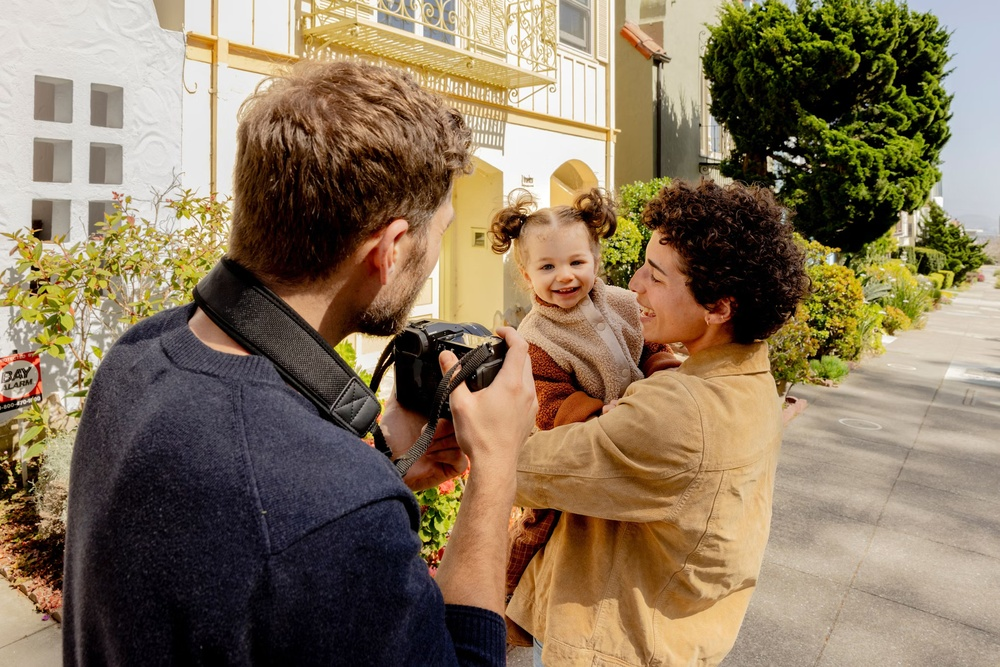
#> input picture example3.jpg, 1000 x 667 px, shrunk from 2070 x 1381 before the run, found by its file name
$ python 'edge detection and filtering.py'   (older library calls are emulated)
#> lines starting #> are read from the running program, lines starting #| are printed output that depends on the picture
import cv2
import numpy as np
import matplotlib.pyplot as plt

def display_image(title , image):
    plt.figure(figsize=(8,8))
    if len(image.shape) == 2:
        plt.imshow(image, cmap="grey")
    else:
        plt.imshow(cv2.cvtColor(image , cv2.COLOR_BGR2RGB))
    plt.title(title)
    plt.axis("off")
    plt.show()

def interactive_edge_detection(image_path):
#> called with image_path = 'example3.jpg'
    image = cv2.imread(image_path)
#> image is the input picture: shape (667, 1000, 3); mean B, G, R 92.9, 117.6, 135.7
    if image is None:
        print("Error: Image not found")
        return
    gray_image = cv2.cvtColor(image , cv2.COLOR_BGR2GRAY)
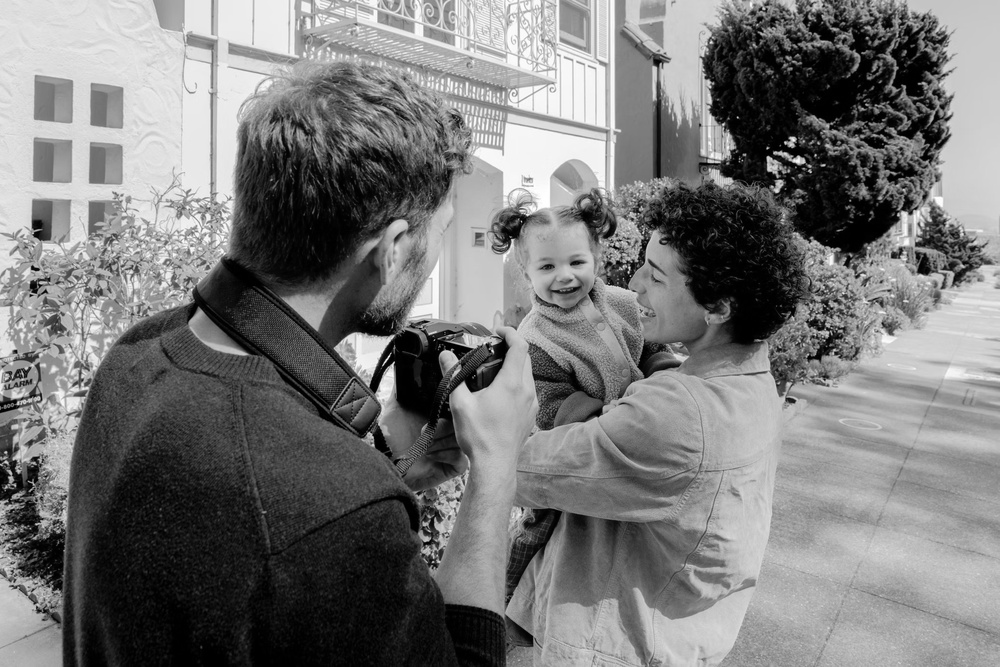
#> gray_image: shape (667, 1000); min 0, max 255, mean 120.2
    display_image("Originial grayscale image" , gray_image)

    print("Select an option:")
    print("1. Sobel Edge detection")
    print("2. Canny Edge detection")
    print("3. Laplacian Edge Detection")
    print("4. Gaussian smoothing")
    print("5. Median filtering")
    print("6. Exit")

    while True:
        choice = input("Enter your choice 1-6")

        if choice == "1":
            soblex = cv2.Sobel(gray_image , cv2.CV_64F , 1 , 0 , ksize=3)
            sobley = cv2.Sobel(gray_image , cv2.CV_64F , 0 , 1 , ksize=3)
            combined_soble = cv2.bitwise_or(soblex.astype(np.uint8), sobley.astype(np.uint8))
            display_image("Sobel edge detection" , combined_soble)
        elif choice == "2":
            print("Adjust thresholds for Canny (Default: 100 and 200)")
            lower_thresh = int(input("Enter lower threshold: "))
            upper_thresh = int(input("Enter Upper threshold: "))
            edges = cv2.Canny(gray_image , lower_thresh , upper_thresh)
            display_image("Canny edge detection" , edges)
        elif choice == "3":
            laplacian = cv2.Laplacian(gray_image , cv2.CV_64F)
            display_image("Laplacian edge detection" , np.abs(laplacian).astype(np.uint8))
        elif choice == "4":
            print("Adjust kernal size for median filtering (must be odd , default:5)")
            kernel_size = int(input("Enter kernel size(odd numbers only):"))
            blurred = cv2.GaussianBlur(image , (kernel_size , kernel_size), 0)
            display_image("Gaussian smoothed image" , blurred)

        elif choice == "5":
            print("Adjust kernal size for median filtering (must be odd , default:5)")
            kernel_size = int(input("Enter kernel size(odd numbers only):"))
            median_filtered = cv2.medianBlur(image , kernel_size)
            display_image("Display gaussian blurred image" , median_filtered)

        elif choice == "6":
            print("Exiting")
            break

        else:
            print("Invalid choice , please enter a number between 1 and 6")
#> this loop made 7 passes; the answer given on pass 1: 1
#> pass 1, in interactive_edge_detection, `soblex = cv2.Sobel(gray_image , cv2.CV_64F , 1 , 0 , ksize=3)`:
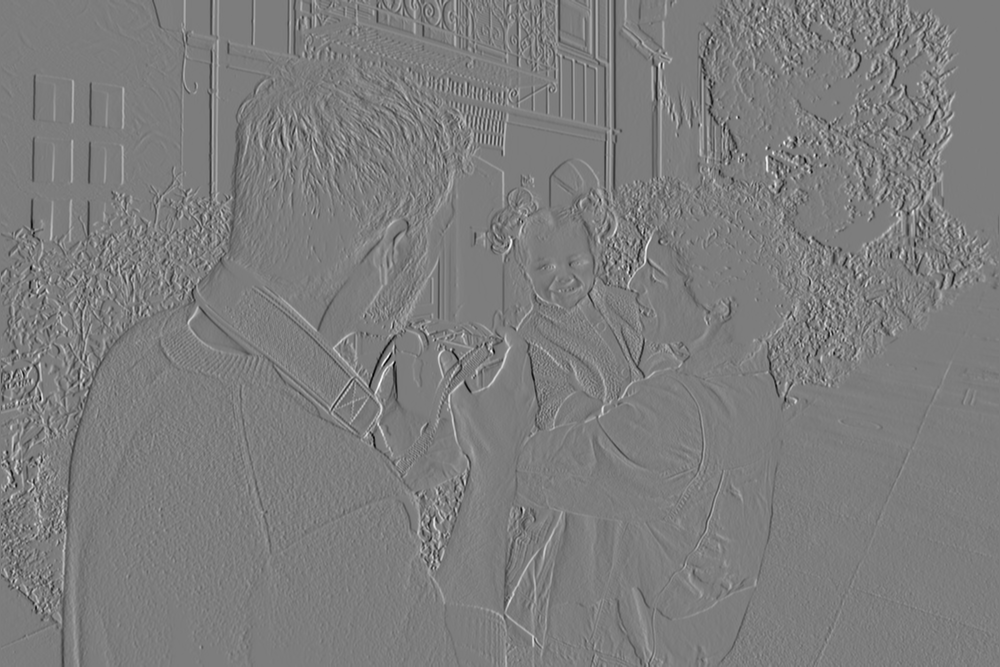
#> soblex: shape (667, 1000) float64; min -798, max 826, mean 0; drawn with min black and max white
#> pass 1, in interactive_edge_detection, `sobley = cv2.Sobel(gray_image , cv2.CV_64F , 0 , 1 , ksize=3)`:
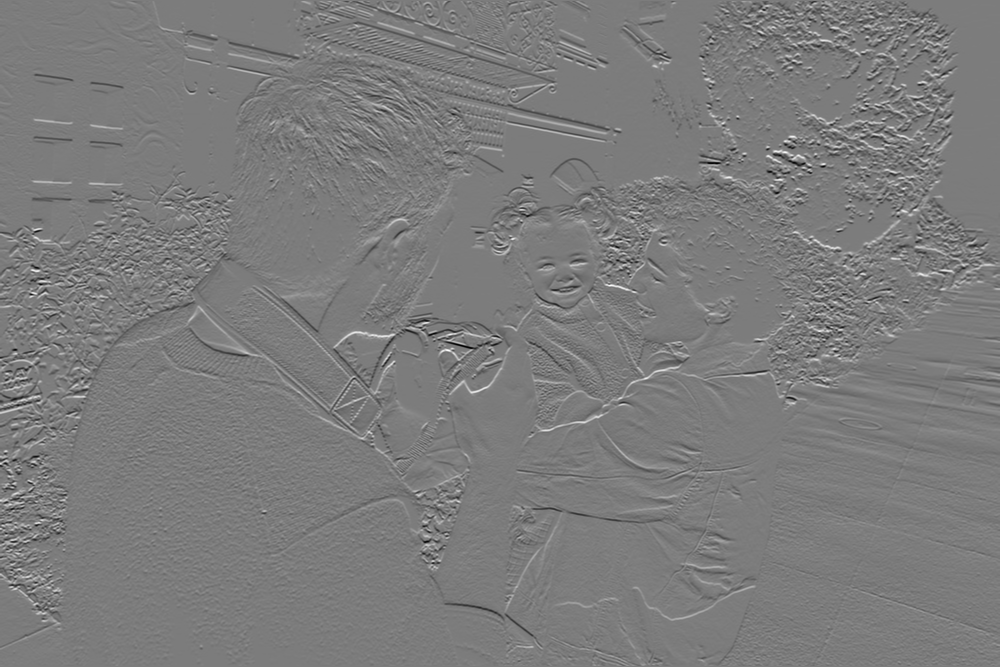
#> sobley: shape (667, 1000) float64; min -793, max 832, mean -1.2; drawn with min black and max white
#> pass 1, in interactive_edge_detection, `combined_soble = cv2.bitwise_or(soblex.astype(np.uint8), sobley.astype..`:
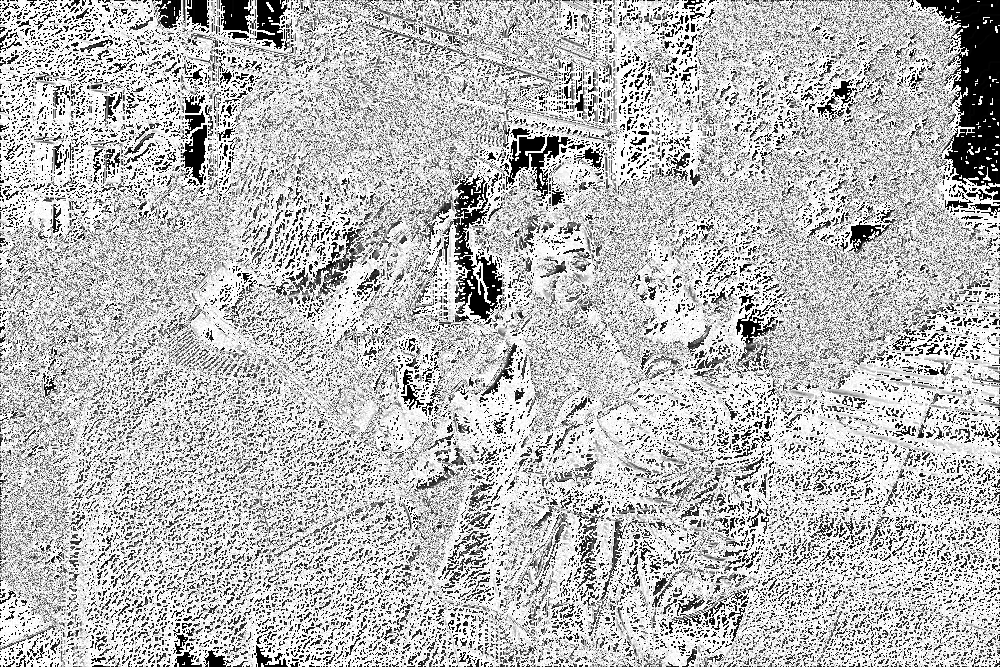
#> combined_soble: shape (667, 1000); min 0, max 255, mean 186.3

#> (the run stopped early here; a loop or call above may not have finished)

$ run again, with example2.jpg copied over example3.jpg
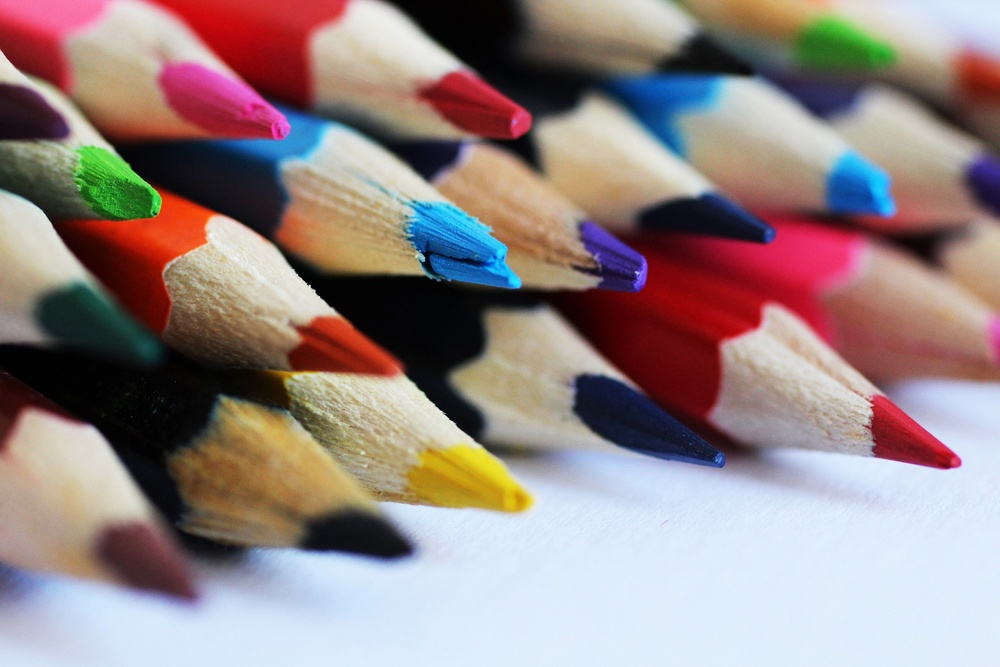
#> input picture example2.jpg, 1000 x 667 px, shrunk from 1920 x 1280 before the run, found by its file name
#> in interactive_edge_detection, image is the input picture: shape (667, 1000, 3); mean B, G, R 132, 133, 149.9
#> the loop in interactive_edge_detection, `while True:` made 7 passes; the answer given on pass 1: 1
#> pass 1, in interactive_edge_detection, `sobley = cv2.Sobel(gray_image , cv2.CV_64F , 0 , 1 , ksize=3)`:
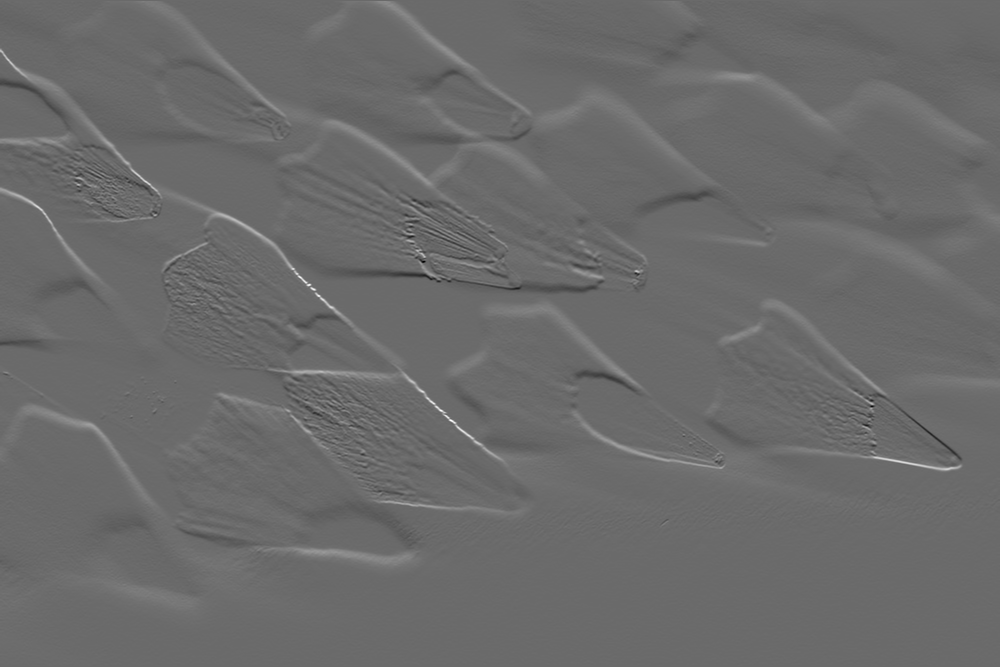
#> sobley: shape (667, 1000) float64; min -600, max 830, mean 1.1; drawn with min black and max white
#> pass 1, in interactive_edge_detection, `combined_soble = cv2.bitwise_or(soblex.astype(np.uint8), sobley.astype..`:
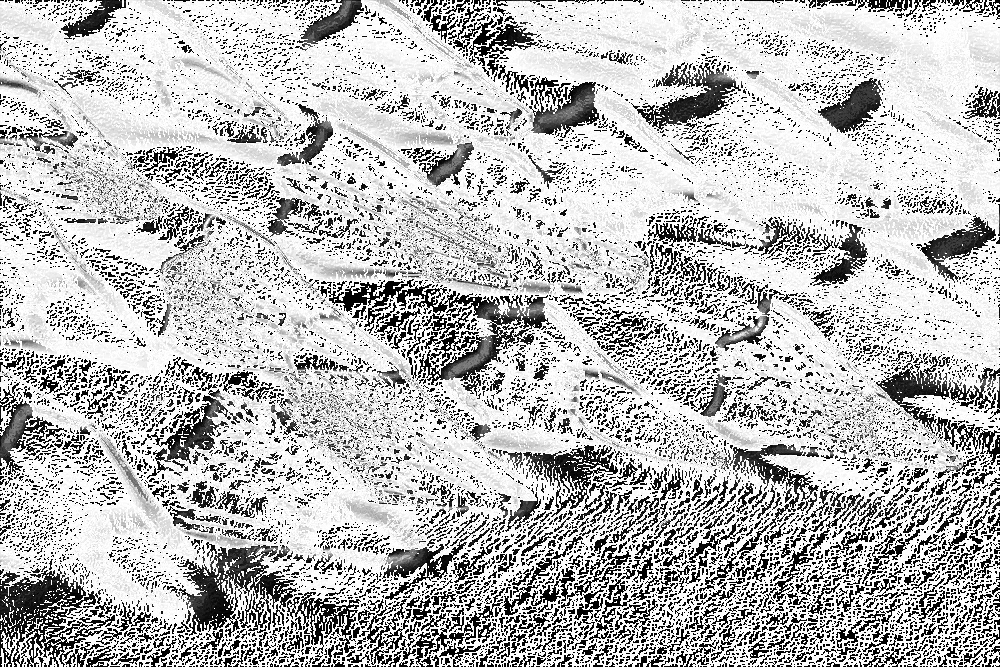
#> combined_soble: shape (667, 1000); min 0, max 255, mean 186.7

$ run again, with example.jpg copied over example3.jpg
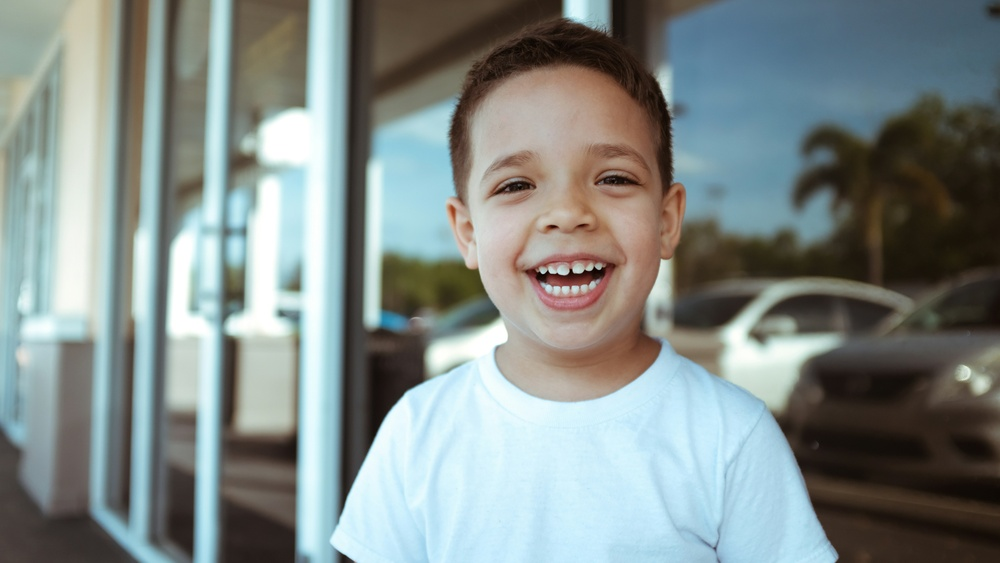
#> input picture example.jpg, 1000 x 563 px, shrunk from 6000 x 3376 before the run, found by its file name
#> in interactive_edge_detection, image is the input picture: shape (563, 1000, 3); mean B, G, R 137, 139.2, 129.6
#> the loop in interactive_edge_detection, `while True:` made 7 passes; the answer given on pass 1: 1
#> pass 1, in interactive_edge_detection, `sobley = cv2.Sobel(gray_image , cv2.CV_64F , 0 , 1 , ksize=3)`:
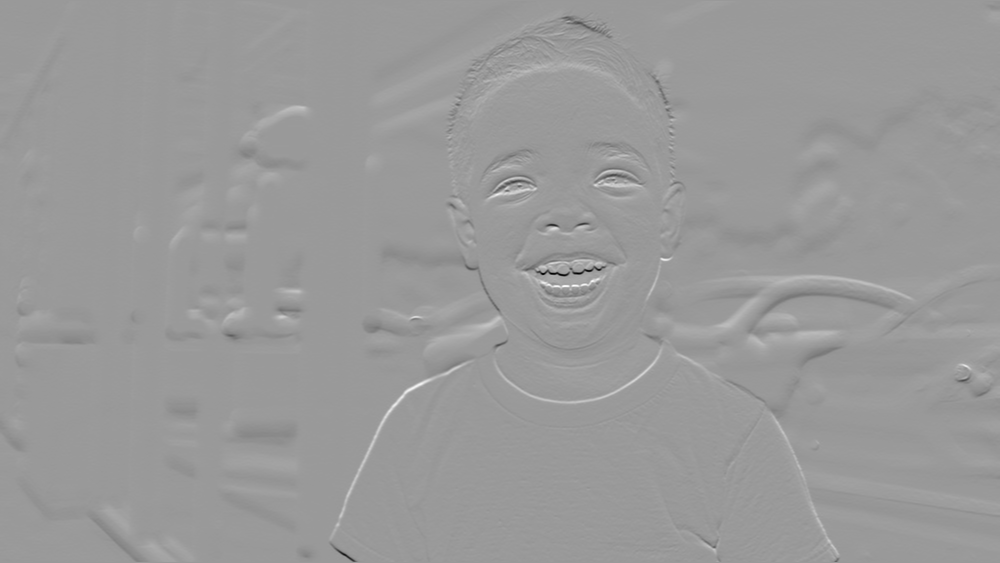
#> sobley: shape (563, 1000) float64; min -779, max 511, mean 0.5; drawn with min black and max white
#> pass 1, in interactive_edge_detection, `combined_soble = cv2.bitwise_or(soblex.astype(np.uint8), sobley.astype..`:
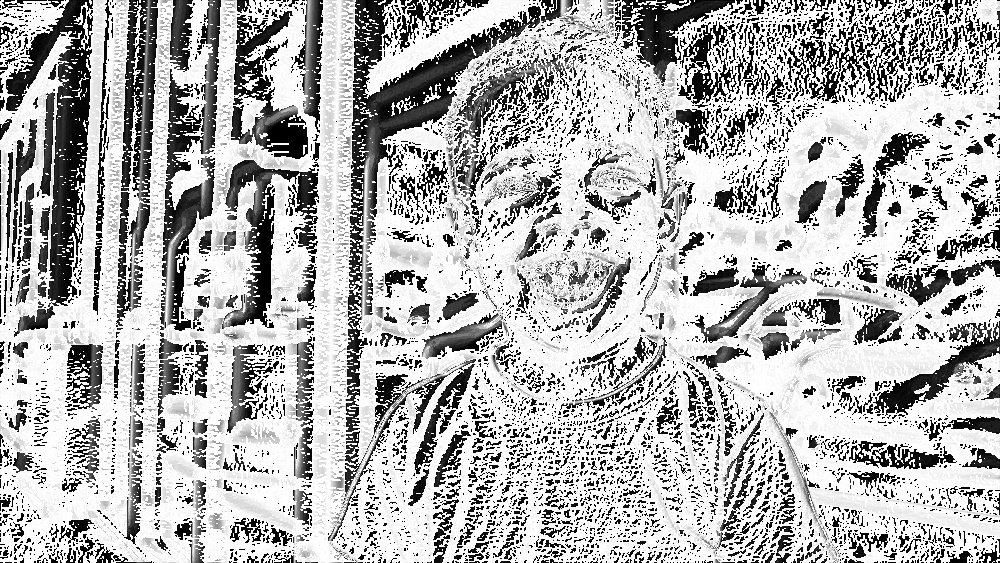
#> combined_soble: shape (563, 1000); min 0, max 255, mean 178.9

$ run again, with picture_1768642292.jpg copied over example3.jpg
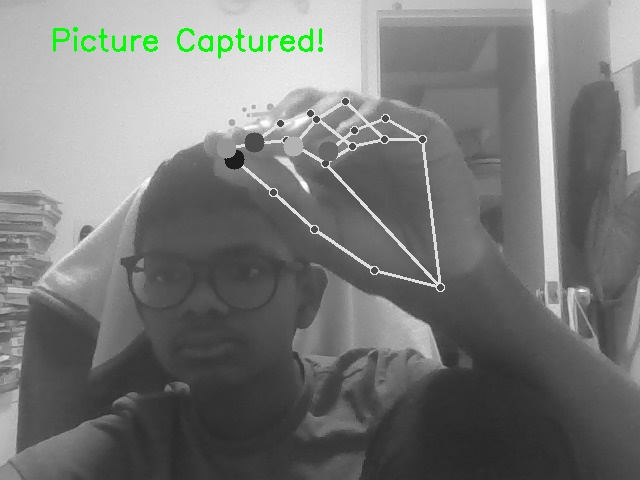
#> input picture picture_1768642292.jpg, 640 x 480 px, found by its file name
#> in interactive_edge_detection, image is the input picture: shape (480, 640, 3); mean B, G, R 120.6, 122.2, 120.6
#> the loop in interactive_edge_detection, `while True:` made 7 passes; the answer given on pass 1: 1
#> pass 1, in interactive_edge_detection, `sobley = cv2.Sobel(gray_image , cv2.CV_64F , 0 , 1 , ksize=3)`:
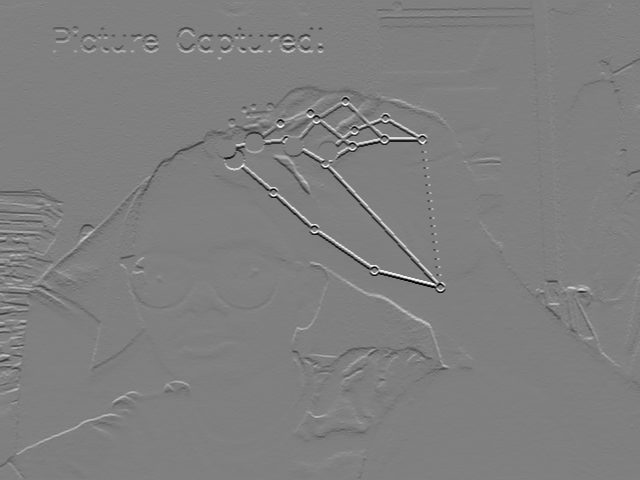
#> sobley: shape (480, 640) float64; min -605, max 600, mean -2.2; drawn with min black and max white
#> pass 1, in interactive_edge_detection, `combined_soble = cv2.bitwise_or(soblex.astype(np.uint8), sobley.astype..`:
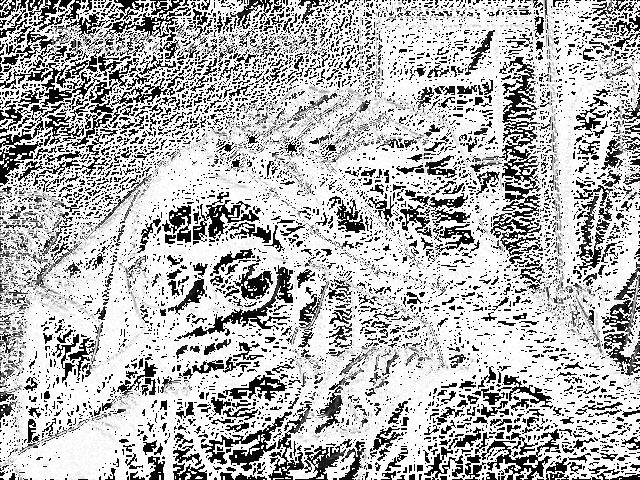
#> combined_soble: shape (480, 640); min 0, max 255, mean 181.7
